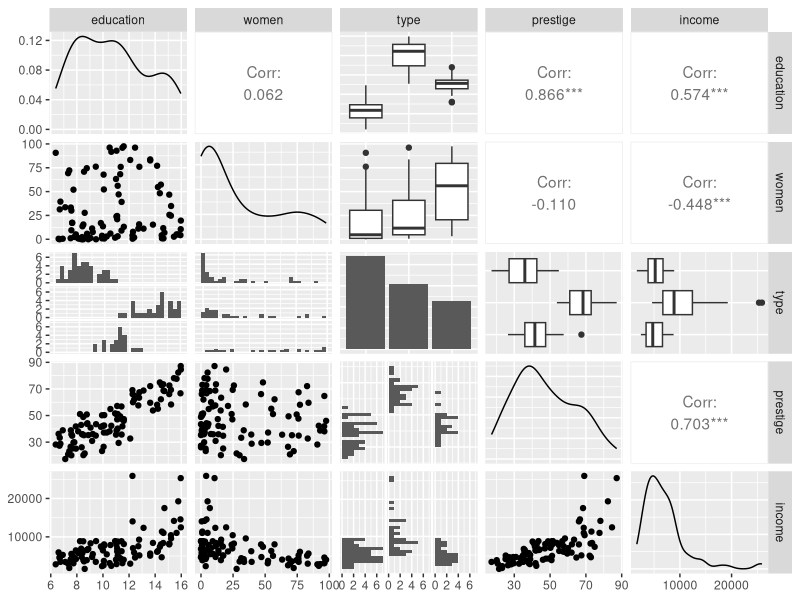
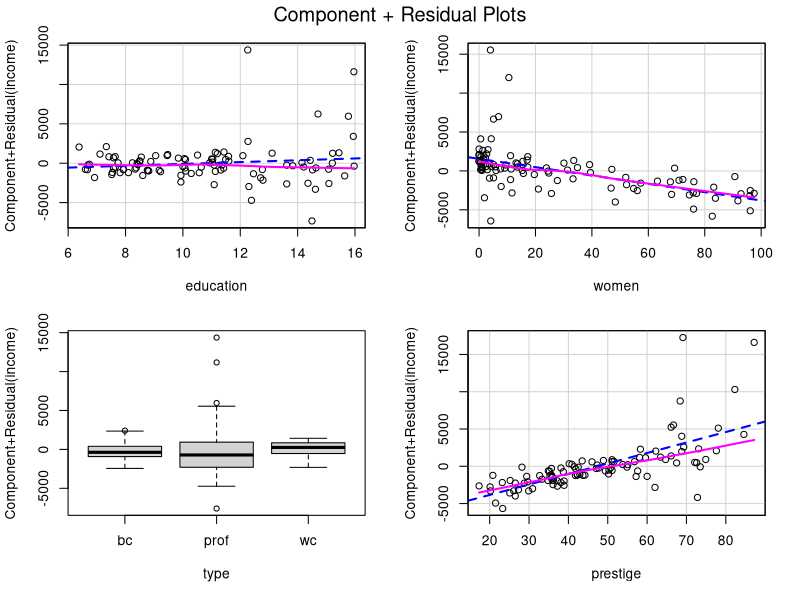
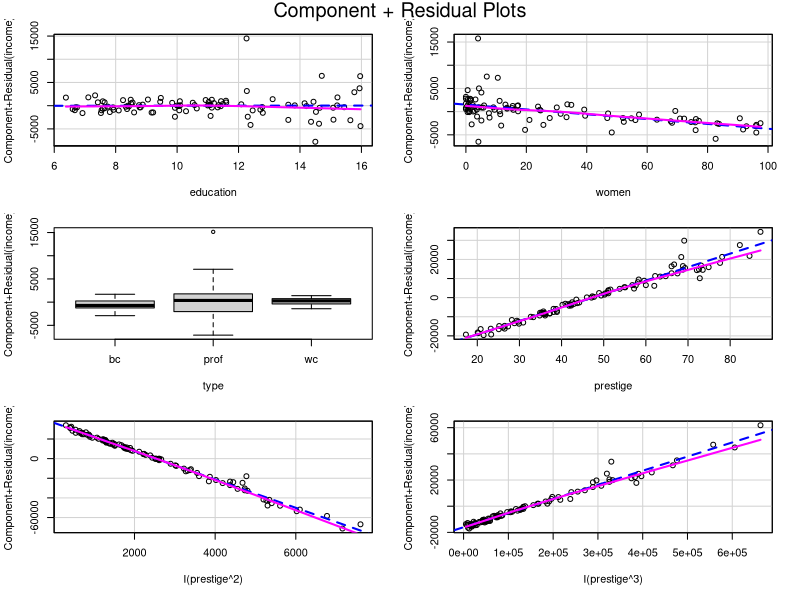
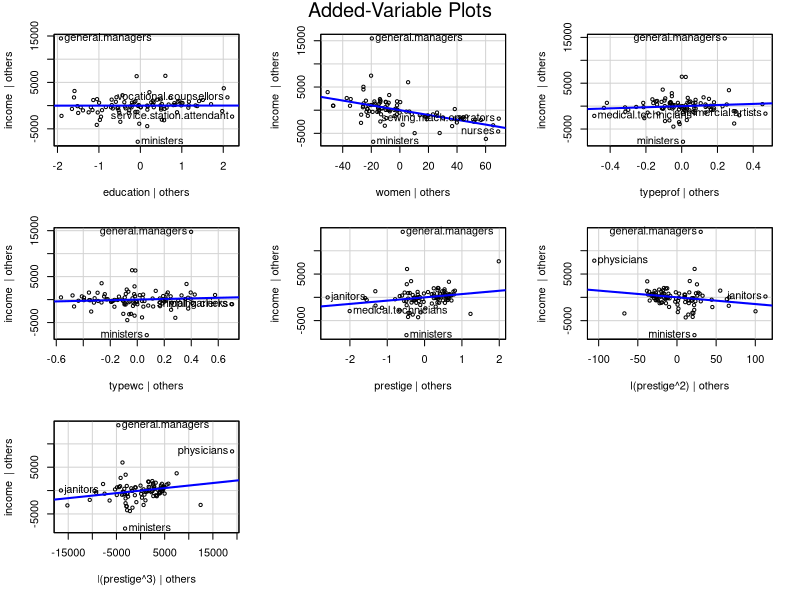
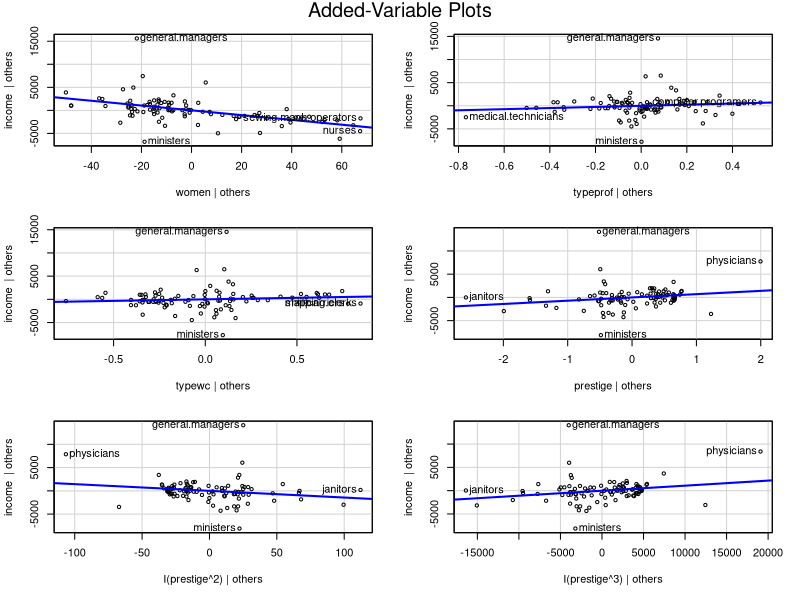
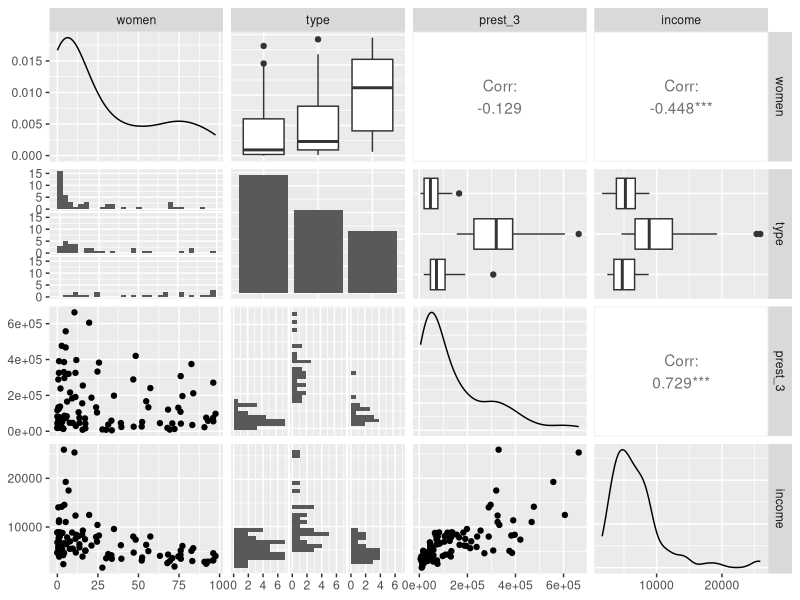
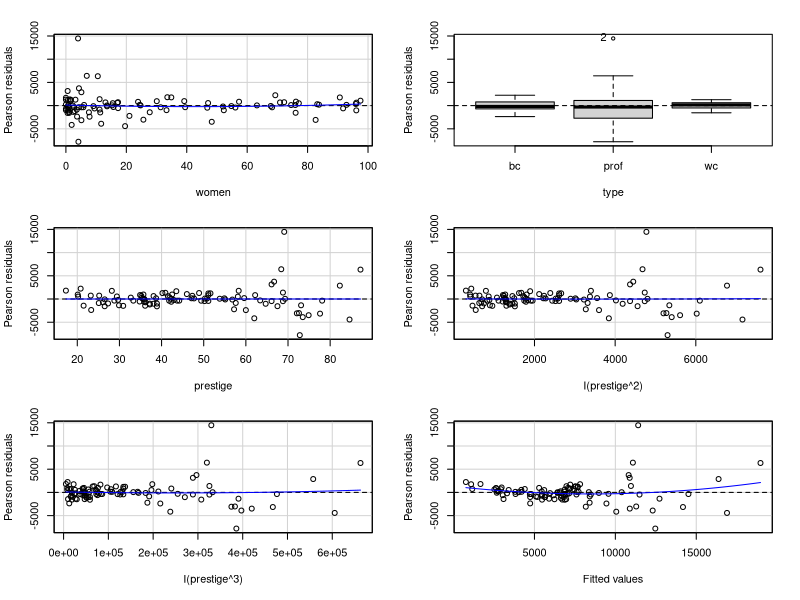
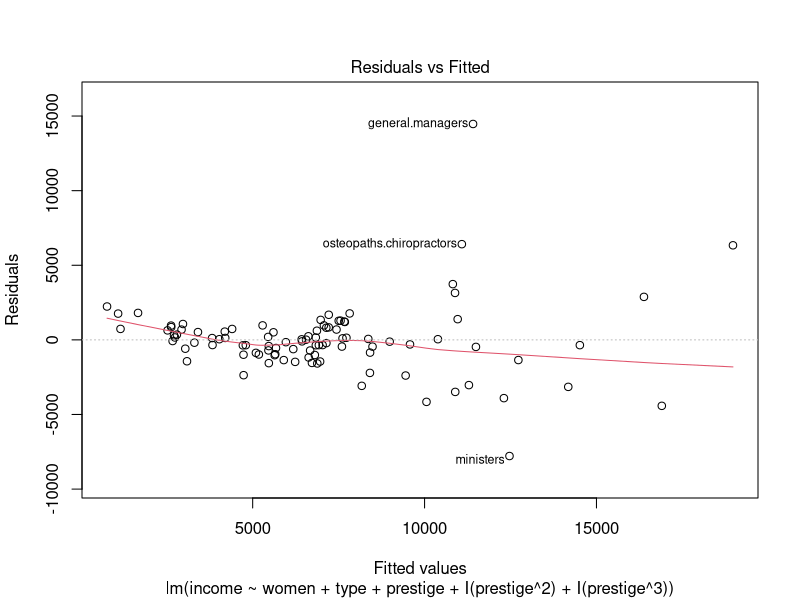

Recreate these plots in R, in order.
## ---- chunk 1
library('dplyr')
library('ggplot2')
library('GGally')
library('car')
# Load the data
data(Prestige)
## ---- chunk 2
ggpairs(Prestige %>% filter(!is.na(type)) %>% select(education, women, type,
  prestige, income))
## ---- chunk 3
reg0 <- lm(income~education+women+type+prestige, data=Prestige)
summary(reg0)
## ---- chunk 4
crPlots(reg0)
## ---- chunk 5
reg1 <- lm(income~education+women+type+prestige+I(prestige^2)+I(prestige^3),
  data=Prestige)
summary(reg1)
crPlots(reg1)
## ---- chunk 6
avPlots(reg1)
## ---- chunk 7
# Creating the model without education
reg2 <- lm(income~women+type+prestige+I(prestige^2)+I(prestige^3), data=Prestige)
# Comparing the two models using ANOVA
anova(reg1,reg2)
## ---- chunk 8
avPlots(reg2)
ggpairs(Prestige %>% filter(!is.na(type)) %>% mutate(prest_3=prestige^3) %>%
  select(women, type, prest_3, income))
## ---- chunk 9
residualPlots(reg2)
plot(reg2)
